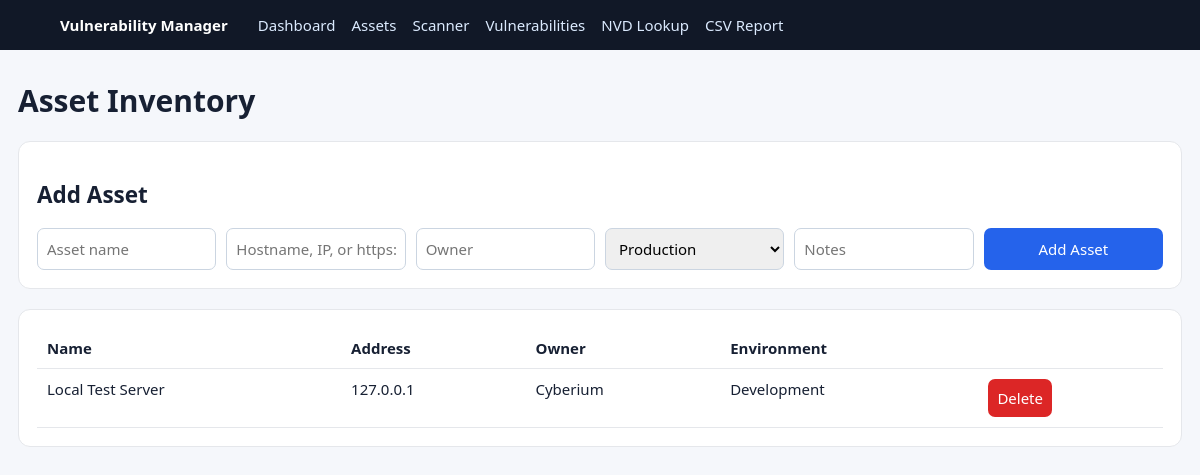
Before: /assets with the older database file.
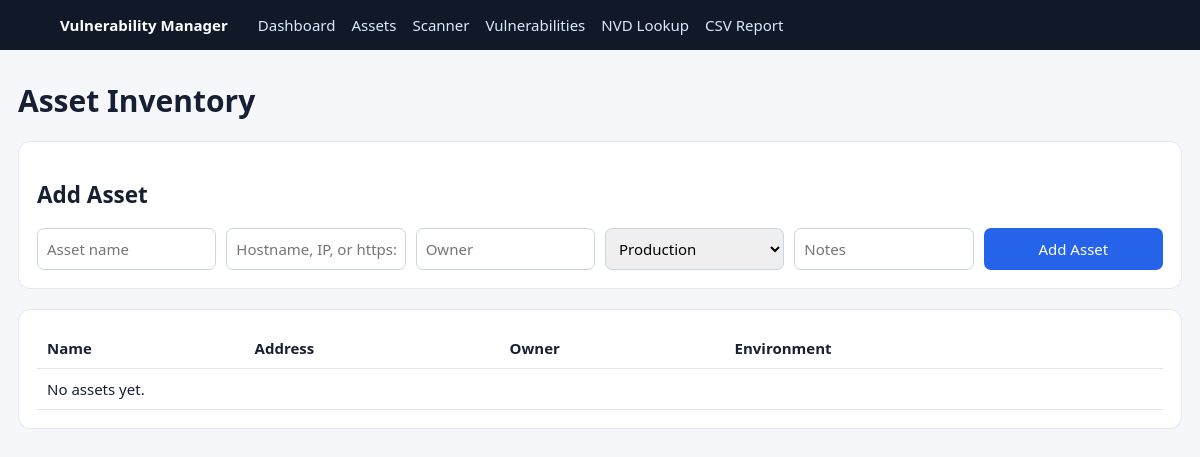
After: the same page with the newer database file.
### tables this page shows
CREATE TABLE assets(
      id INTEGER PRIMARY KEY AUTOINCREMENT,name TEXT NOT NULL,address TEXT NOT NULL,
      owner TEXT,environment TEXT DEFAULT 'Production',notes TEXT,created_at TEXT NOT NULL);

### app.py (the view)
@app.route('/assets')
def assets(): return render_template('assets.html',assets=query_db('SELECT * FROM assets ORDER BY name'))

### app.py (called while the page is built)
@app.context_processor
def ctx(): return {'now':datetime.now(timezone.utc).strftime('%Y-%m-%d %H:%M UTC')}

@app.after_request
def add_api_headers(response):
    origin=request.headers.get('Origin')
    allowed={x.strip() for x in os.getenv('VULNERABILITY_CORS_ORIGINS','http://localhost:5173,http://127.0.0.1:5173').split(',') if x.strip()}
    if origin in allowed:
        response.headers['Access-Control-Allow-Origin']=origin
        response.headers['Vary']='Origin'
        response.headers['Access-Control-Allow-Headers']='Content-Type, Authorization'
        response.headers['Access-Control-Allow-Methods']='GET, POST, PATCH, DELETE, OPTIONS'
    if request.path.startswith('/api/'):
        response.headers['Cache-Control']='no-store'
    return response

### database.py (called while the page is built)
def get_db():
    c=sqlite3.connect(DB_PATH, timeout=10)
    c.row_factory=sqlite3.Row
    c.execute("PRAGMA foreign_keys=ON")
    return c

def query_db(sql,args=()):
    c=get_db()
    try: return c.execute(sql,args).fetchall()
    finally: c.close()

### templates/assets.html
{% extends 'base.html' %}
{% block content %}
<h1>Asset Inventory</h1>
<section class="panel">
  <h2>Add Asset</h2>
  <form method="post" action="/assets/add" class="grid">
    <input name="name" placeholder="Asset name" required>
    <input name="address" placeholder="Hostname, IP, or https://example.com/path" required>
    <input name="owner" placeholder="Owner">
    <select name="environment"><option>Production</option><option>Staging</option><option>Development</option><option>Test</option></select>
    <input name="notes" placeholder="Notes">
    <button>Add Asset</button>
  </form>
</section>
<section class="panel">
  <table><tr><th>Name</th><th>Address</th><th>Owner</th><th>Environment</th><th></th></tr>{% for a in assets %}<tr><td>{{a.name}}</td><td>{{a.address}}</td><td>{{a.owner}}</td><td>{{a.environment}}</td><td><form method="post" action="/assets/delete/{{a.id}}"><button class="danger">Delete</button></form></td></tr>{% else %}<tr><td colspan="5">No assets yet.</td></tr>{% endfor %}</table>
</section>
{% endblock %}

Changed rows visible on the page:
removed assets: name "Local Test Server", address "127.0.0.1", owner "Cyberium", environment "Development"
Other visible differences:
text now shown: "No assets yet."
